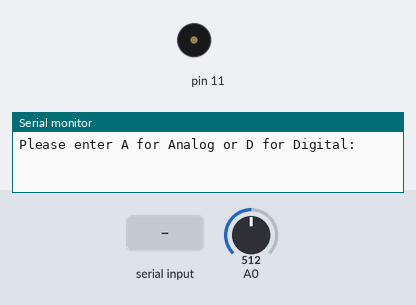
The sketch below on a simulated Arduino Uno, built with avr-gcc and run on an emulated ATmega328P. Shown: buzzer (waves = sounding), the last lines printed to the serial monitor. Inputs (shaded band) come from the test bench; at power-on: A0 = 512.

Above: at 1.2 s.
1.3 s: "A" received over Serial
At 2.0 s:
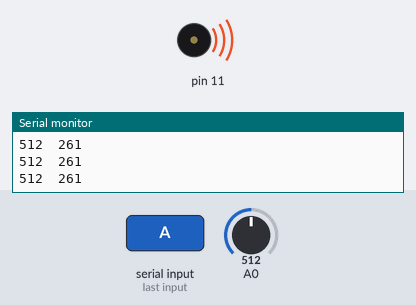
2.8 s: "1" received over Serial
At 3.2 s:
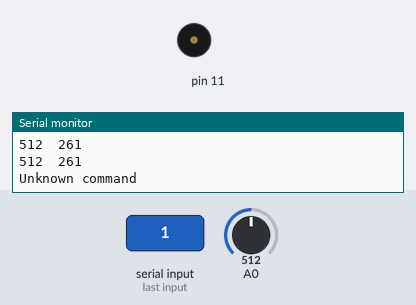
Timing chart, 0 to 5.8 s (numbered marks = the images above; inputs shaded):
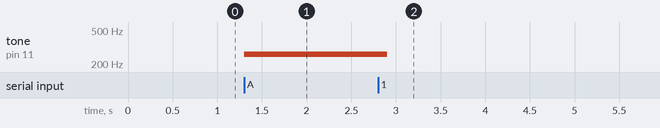

Measured:
- after the input at 1.3 s, tone on pin 11: silent → 261 Hz at once
- after the input at 2.8 s, tone on pin 11: 261 Hz → silent after 0.10 s

The sketch:

light_sensor.ino
```cpp
int incomingByte;
int value;

void setup() {
  pinMode(11, OUTPUT);
  Serial.begin(9600);
  Serial.println("Please enter A for Analog or D for Digital:");
}

void loop() {
  if (Serial.available() > 0) {
    incomingByte = Serial.read();
    if (incomingByte == 'A') {
      while (Serial.available() == 0) {
        analog();
      }
    }
    else if (incomingByte == 'D') {
      while (Serial.available() == 0) {
        digital();
      }
    }
    else {
      Serial.println("Unknown command");
    }
  }
}

void analog() {
  value = analogRead(A0);
  Serial.print(value);
  Serial.print("\t");
  // int analogValue = map(value, 400, 1023, 0, 255);
  int freq = map(value, 400, 1023, 100, 1000);
  // analogWrite(11, analogValue);
  tone(11,freq,100);
  //Serial.println(analogValue);
  Serial.println(freq);


}

void digital() {
  value = analogRead(A0);
  Serial.print(value);
  Serial.print("\t");
  boolean digitalValue = map(value, 0, 600, HIGH, LOW);
  digitalWrite(11, digitalValue);
  Serial.println(digitalValue);
}
```
